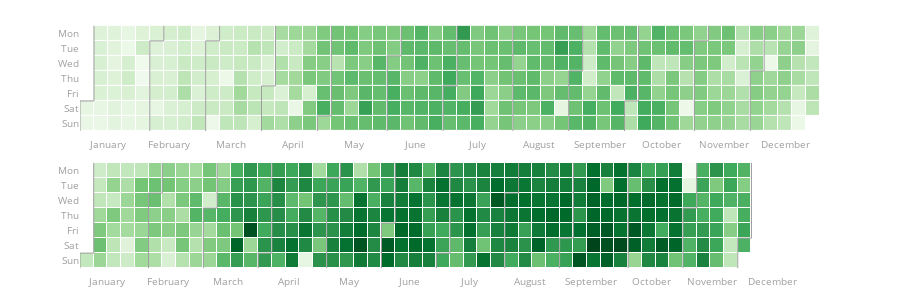

The notebook cell saved with this chart:
### Code cell
# !pip install plotly_calplot
# Heatmap of total number of ride
from plotly_calplot import calplot
# creating the plot
fig = calplot(
         df,
         x='date',
         y='cnt'
)
fig.show()
plt.show()

### Figure 1 — Plotly figure (JSON) as saved in the notebook; plotly's stock layout.template omitted (floating-point values rounded to 4 significant figures; data arrays with more than 128 entries replaced by an {"elided": "..."} marker saying what was removed)
{"data": [{"colorscale": [[0, "rgb(247,252,245)"], [0.125, "rgb(229,245,224)"], [0.25, "rgb(199,233,192)"], [0.375, "rgb(161,217,155)"], [0.5, "rgb(116,196,118)"], [0.625, "rgb(65,171,93)"], [0.75, "rgb(35,139,69)"], [0.875, "rgb(0,109,44)"], [1, "rgb(0,68,27)"]], "customdata": {"elided": "365x2 str values"}, "hovertemplate": "%{customdata[0]} <br>Week=%{x} <br>%{customdata[1]}=%{z}", "name": "2011", "showscale": false, "type": "heatmap", "x": {"elided": "365 int values"}, "xaxis": "x", "xgap": 1, "y": {"elided": "365 int values"}, "yaxis": "y", "ygap": 1, "z": {"elided": "365 int values"}, "zmax": 8714, "zmin": 22}, {"hoverinfo": "skip", "line": {"color": "#9e9e9e", "width": 1}, "mode": "lines", "type": "scatter", "x": [-0.5, -0.5], "xaxis": "x", "y": [4.5, 6.5], "yaxis": "y"}, {"hoverinfo": "skip", "line": {"color": "#9e9e9e", "width": 1}, "mode": "lines", "type": "scatter", "x": [-0.5, 0.5], "xaxis": "x", "y": [4.5, 4.5], "yaxis": "y"}, {"hoverinfo": "skip", "line": {"color": "#9e9e9e", "width": 1}, "mode": "lines", "type": "scatter", "x": [0.5, 0.5], "xaxis": "x", "y": [4.5, -0.5], "yaxis": "y"}, {"hoverinfo": "skip", "line": {"color": "#9e9e9e", "width": 1}, "mode": "lines", "type": "scatter", "x": [4.5, 4.5], "xaxis": "x", "y": [0.5, 6.5], "yaxis": "y"}, {"hoverinfo": "skip", "line": {"color": "#9e9e9e", "width": 1}, "mode": "lines", "type": "scatter", "x": [4.5, 5.5], "xaxis": "x", "y": [0.5, 0.5], "yaxis": "y"}, {"hoverinfo": "skip", "line": {"color": "#9e9e9e", "width": 1}, "mode": "lines", "type": "scatter", "x": [5.5, 5.5], "xaxis": "x", "y": [0.5, -0.5], "yaxis": "y"}, {"hoverinfo": "skip", "line": {"color": "#9e9e9e", "width": 1}, "mode": "lines", "type": "scatter", "x": [8.5, 8.5], "xaxis": "x", "y": [0.5, 6.5], "yaxis": "y"}, {"hoverinfo": "skip", "line": {"color": "#9e9e9e", "width": 1}, "mode": "lines", "type": "scatter", "x": [8.5, 9.5], "xaxis": "x", "y": [0.5, 0.5], "yaxis": "y"}, {"hoverinfo": "skip", "line": {"color": "#9e9e9e", "width": 1}, "mode": "lines", "type": "scatter", "x": [9.5, 9.5], "xaxis": "x", "y": [0.5, -0.5], "yaxis": "y"}, {"hoverinfo": "skip", "line": {"color": "#9e9e9e", "width": 1}, "mode": "lines", "type": "scatter", "x": [12.5, 12.5], "xaxis": "x", "y": [3.5, 6.5], "yaxis": "y"}, {"hoverinfo": "skip", "line": {"color": "#9e9e9e", "width": 1}, "mode": "lines", "type": "scatter", "x": [12.5, 13.5], "xaxis": "x", "y": [3.5, 3.5], "yaxis": "y"}, {"hoverinfo": "skip", "line": {"color": "#9e9e9e", "width": 1}, "mode": "lines", "type": "scatter", "x": [13.5, 13.5], "xaxis": "x", "y": [3.5, -0.5], "yaxis": "y"}, {"hoverinfo": "skip", "line": {"color": "#9e9e9e", "width": 1}, "mode": "lines", "type": "scatter", "x": [16.5, 16.5], "xaxis": "x", "y": [5.5, 6.5], "yaxis": "y"}, {"hoverinfo": "skip", "line": {"color": "#9e9e9e", "width": 1}, "mode": "lines", "type": "scatter", "x": [16.5, 17.5], "xaxis": "x", "y": [5.5, 5.5], "yaxis": "y"}, {"hoverinfo": "skip", "line": {"color": "#9e9e9e", "width": 1}, "mode": "lines", "type": "scatter", "x": [17.5, 17.5], "xaxis": "x", "y": [5.5, -0.5], "yaxis": "y"}, {"hoverinfo": "skip", "line": {"color": "#9e9e9e", "width": 1}, "mode": "lines", "type": "scatter", "x": [21.5, 21.5], "xaxis": "x", "y": [1.5, 6.5], "yaxis": "y"}, {"hoverinfo": "skip", "line": {"color": "#9e9e9e", "width": 1}, "mode": "lines", "type": "scatter", "x": [21.5, 22.5], "xaxis": "x", "y": [1.5, 1.5], "yaxis": "y"}, {"hoverinfo": "skip", "line": {"color": "#9e9e9e", "width": 1}, "mode": "lines", "type": "scatter", "x": [22.5, 22.5], "xaxis": "x", "y": [1.5, -0.5], "yaxis": "y"}, {"hoverinfo": "skip", "line": {"color": "#9e9e9e", "width": 1}, "mode": "lines", "type": "scatter", "x": [25.5, 25.5], "xaxis": "x", "y": [3.5, 6.5], "yaxis": "y"}, {"hoverinfo": "skip", "line": {"color": "#9e9e9e", "width": 1}, "mode": "lines", "type": "scatter", "x": [25.5, 26.5], "xaxis": "x", "y": [3.5, 3.5], "yaxis": "y"}, {"hoverinfo": "skip", "line": {"color": "#9e9e9e", "width": 1}, "mode": "lines", "type": "scatter", "x": [26.5, 26.5], "xaxis": "x", "y": [3.5, -0.5], "yaxis": "y"}, {"hoverinfo": "skip", "line": {"color": "#9e9e9e", "width": 1}, "mode": "lines", "type": "scatter", "x": [30.5, 30.5], "xaxis": "x", "y": [-0.5, 6.5], "yaxis": "y"}, {"hoverinfo": "skip", "line": {"color": "#9e9e9e", "width": 1}, "mode": "lines", "type": "scatter", "x": [34.5, 34.5], "xaxis": "x", "y": [2.5, 6.5], "yaxis": "y"}, {"hoverinfo": "skip", "line": {"color": "#9e9e9e", "width": 1}, "mode": "lines", "type": "scatter", "x": [34.5, 35.5], "xaxis": "x", "y": [2.5, 2.5], "yaxis": "y"}, {"hoverinfo": "skip", "line": {"color": "#9e9e9e", "width": 1}, "mode": "lines", "type": "scatter", "x": [35.5, 35.5], "xaxis": "x", "y": [2.5, -0.5], "yaxis": "y"}, {"hoverinfo": "skip", "line": {"color": "#9e9e9e", "width": 1}, "mode": "lines", "type": "scatter", "x": [38.5, 38.5], "xaxis": "x", "y": [4.5, 6.5], "yaxis": "y"}, {"hoverinfo": "skip", "line": {"color": "#9e9e9e", "width": 1}, "mode": "lines", "type": "scatter", "x": [38.5, 39.5], "xaxis": "x", "y": [4.5, 4.5], "yaxis": "y"}, {"hoverinfo": "skip", "line": {"color": "#9e9e9e", "width": 1}, "mode": "lines", "type": "scatter", "x": [39.5, 39.5], "xaxis": "x", "y": [4.5, -0.5], "yaxis": "y"}, {"hoverinfo": "skip", "line": {"color": "#9e9e9e", "width": 1}, "mode": "lines", "type": "scatter", "x": [43.5, 43.5], "xaxis": "x", "y": [0.5, 6.5], "yaxis": "y"}, {"hoverinfo": "skip", "line": {"color": "#9e9e9e", "width": 1}, "mode": "lines", "type": "scatter", "x": [43.5, 44.5], "xaxis": "x", "y": [0.5, 0.5], "yaxis": "y"}, {"hoverinfo": "skip", "line": {"color": "#9e9e9e", "width": 1}, "mode": "lines", "type": "scatter", "x": [44.5, 44.5], "xaxis": "x", "y": [0.5, -0.5], "yaxis": "y"}, {"hoverinfo": "skip", "line": {"color": "#9e9e9e", "width": 1}, "mode": "lines", "type": "scatter", "x": [47.5, 47.5], "xaxis": "x", "y": [2.5, 6.5], "yaxis": "y"}, {"hoverinfo": "skip", "line": {"color": "#9e9e9e", "width": 1}, "mode": "lines", "type": "scatter", "x": [47.5, 48.5], "xaxis": "x", "y": [2.5, 2.5], "yaxis": "y"}, {"hoverinfo": "skip", "line": {"color": "#9e9e9e", "width": 1}, "mode": "lines", "type": "scatter", "x": [48.5, 48.5], "xaxis": "x", "y": [2.5, -0.5], "yaxis": "y"}, {"colorscale": [[0, "rgb(247,252,245)"], [0.125, "rgb(229,245,224)"], [0.25, "rgb(199,233,192)"], [0.375, "rgb(161,217,155)"], [0.5, "rgb(116,196,118)"], [0.625, "rgb(65,171,93)"], [0.75, "rgb(35,139,69)"], [0.875, "rgb(0,109,44)"], [1, "rgb(0,68,27)"]], "customdata": {"elided": "366x2 str values"}, "hovertemplate": "%{customdata[0]} <br>Week=%{x} <br>%{customdata[1]}=%{z}", "name": "2012", "showscale": false, "type": "heatmap", "x": {"elided": "366 int values"}, "xaxis": "x2", "xgap": 1, "y": {"elided": "366 int values"}, "yaxis": "y2", "ygap": 1, "z": {"elided": "366 int values"}, "zmax": 8714, "zmin": 22}, {"hoverinfo": "skip", "line": {"color": "#9e9e9e", "width": 1}, "mode": "lines", "type": "scatter", "x": [-0.5, -0.5], "xaxis": "x2", "y": [5.5, 6.5], "yaxis": "y2"}, {"hoverinfo": "skip", "line": {"color": "#9e9e9e", "width": 1}, "mode": "lines", "type": "scatter", "x": [-0.5, 0.5], "xaxis": "x2", "y": [5.5, 5.5], "yaxis": "y2"}, {"hoverinfo": "skip", "line": {"color": "#9e9e9e", "width": 1}, "mode": "lines", "type": "scatter", "x": [0.5, 0.5], "xaxis": "x2", "y": [5.5, -0.5], "yaxis": "y2"}, {"hoverinfo": "skip", "line": {"color": "#9e9e9e", "width": 1}, "mode": "lines", "type": "scatter", "x": [4.5, 4.5], "xaxis": "x2", "y": [1.5, 6.5], "yaxis": "y2"}, {"hoverinfo": "skip", "line": {"color": "#9e9e9e", "width": 1}, "mode": "lines", "type": "scatter", "x": [4.5, 5.5], "xaxis": "x2", "y": [1.5, 1.5], "yaxis": "y2"}, {"hoverinfo": "skip", "line": {"color": "#9e9e9e", "width": 1}, "mode": "lines", "type": "scatter", "x": [5.5, 5.5], "xaxis": "x2", "y": [1.5, -0.5], "yaxis": "y2"}, {"hoverinfo": "skip", "line": {"color": "#9e9e9e", "width": 1}, "mode": "lines", "type": "scatter", "x": [8.5, 8.5], "xaxis": "x2", "y": [2.5, 6.5], "yaxis": "y2"}, {"hoverinfo": "skip", "line": {"color": "#9e9e9e", "width": 1}, "mode": "lines", "type": "scatter", "x": [8.5, 9.5], "xaxis": "x2", "y": [2.5, 2.5], "yaxis": "y2"}, {"hoverinfo": "skip", "line": {"color": "#9e9e9e", "width": 1}, "mode": "lines", "type": "scatter", "x": [9.5, 9.5], "xaxis": "x2", "y": [2.5, -0.5], "yaxis": "y2"}, {"hoverinfo": "skip", "line": {"color": "#9e9e9e", "width": 1}, "mode": "lines", "type": "scatter", "x": [12.5, 12.5], "xaxis": "x2", "y": [5.5, 6.5], "yaxis": "y2"}, {"hoverinfo": "skip", "line": {"color": "#9e9e9e", "width": 1}, "mode": "lines", "type": "scatter", "x": [12.5, 13.5], "xaxis": "x2", "y": [5.5, 5.5], "yaxis": "y2"}, {"hoverinfo": "skip", "line": {"color": "#9e9e9e", "width": 1}, "mode": "lines", "type": "scatter", "x": [13.5, 13.5], "xaxis": "x2", "y": [5.5, -0.5], "yaxis": "y2"}, {"hoverinfo": "skip", "line": {"color": "#9e9e9e", "width": 1}, "mode": "lines", "type": "scatter", "x": [17.5, 17.5], "xaxis": "x2", "y": [0.5, 6.5], "yaxis": "y2"}, {"hoverinfo": "skip", "line": {"color": "#9e9e9e", "width": 1}, "mode": "lines", "type": "scatter", "x": [17.5, 18.5], "xaxis": "x2", "y": [0.5, 0.5], "yaxis": "y2"}, {"hoverinfo": "skip", "line": {"color": "#9e9e9e", "width": 1}, "mode": "lines", "type": "scatter", "x": [18.5, 18.5], "xaxis": "x2", "y": [0.5, -0.5], "yaxis": "y2"}, {"hoverinfo": "skip", "line": {"color": "#9e9e9e", "width": 1}, "mode": "lines", "type": "scatter", "x": [21.5, 21.5], "xaxis": "x2", "y": [3.5, 6.5], "yaxis": "y2"}, {"hoverinfo": "skip", "line": {"color": "#9e9e9e", "width": 1}, "mode": "lines", "type": "scatter", "x": [21.5, 22.5], "xaxis": "x2", "y": [3.5, 3.5], "yaxis": "y2"}, {"hoverinfo": "skip", "line": {"color": "#9e9e9e", "width": 1}, "mode": "lines", "type": "scatter", "x": [22.5, 22.5], "xaxis": "x2", "y": [3.5, -0.5], "yaxis": "y2"}, {"hoverinfo": "skip", "line": {"color": "#9e9e9e", "width": 1}, "mode": "lines", "type": "scatter", "x": [25.5, 25.5], "xaxis": "x2", "y": [5.5, 6.5], "yaxis": "y2"}, {"hoverinfo": "skip", "line": {"color": "#9e9e9e", "width": 1}, "mode": "lines", "type": "scatter", "x": [25.5, 26.5], "xaxis": "x2", "y": [5.5, 5.5], "yaxis": "y2"}, {"hoverinfo": "skip", "line": {"color": "#9e9e9e", "width": 1}, "mode": "lines", "type": "scatter", "x": [26.5, 26.5], "xaxis": "x2", "y": [5.5, -0.5], "yaxis": "y2"}, {"hoverinfo": "skip", "line": {"color": "#9e9e9e", "width": 1}, "mode": "lines", "type": "scatter", "x": [30.5, 30.5], "xaxis": "x2", "y": [1.5, 6.5], "yaxis": "y2"}, {"hoverinfo": "skip", "line": {"color": "#9e9e9e", "width": 1}, "mode": "lines", "type": "scatter", "x": [30.5, 31.5], "xaxis": "x2", "y": [1.5, 1.5], "yaxis": "y2"}, {"hoverinfo": "skip", "line": {"color": "#9e9e9e", "width": 1}, "mode": "lines", "type": "scatter", "x": [31.5, 31.5], "xaxis": "x2", "y": [1.5, -0.5], "yaxis": "y2"}, {"hoverinfo": "skip", "line": {"color": "#9e9e9e", "width": 1}, "mode": "lines", "type": "scatter", "x": [34.5, 34.5], "xaxis": "x2", "y": [4.5, 6.5], "yaxis": "y2"}, {"hoverinfo": "skip", "line": {"color": "#9e9e9e", "width": 1}, "mode": "lines", "type": "scatter", "x": [34.5, 35.5], "xaxis": "x2", "y": [4.5, 4.5], "yaxis": "y2"}, {"hoverinfo": "skip", "line": {"color": "#9e9e9e", "width": 1}, "mode": "lines", "type": "scatter", "x": [35.5, 35.5], "xaxis": "x2", "y": [4.5, -0.5], "yaxis": "y2"}, {"hoverinfo": "skip", "line": {"color": "#9e9e9e", "width": 1}, "mode": "lines", "type": "scatter", "x": [39.5, 39.5], "xaxis": "x2", "y": [-0.5, 6.5], "yaxis": "y2"}, {"hoverinfo": "skip", "line": {"color": "#9e9e9e", "width": 1}, "mode": "lines", "type": "scatter", "x": [43.5, 43.5], "xaxis": "x2", "y": [2.5, 6.5], "yaxis": "y2"}, {"hoverinfo": "skip", "line": {"color": "#9e9e9e", "width": 1}, "mode": "lines", "type": "scatter", "x": [43.5, 44.5], "xaxis": "x2", "y": [2.5, 2.5], "yaxis": "y2"}, {"hoverinfo": "skip", "line": {"color": "#9e9e9e", "width": 1}, "mode": "lines", "type": "scatter", "x": [44.5, 44.5], "xaxis": "x2", "y": [2.5, -0.5], "yaxis": "y2"}, {"hoverinfo": "skip", "line": {"color": "#9e9e9e", "width": 1}, "mode": "lines", "type": "scatter", "x": [47.5, 47.5], "xaxis": "x2", "y": [4.5, 6.5], "yaxis": "y2"}, {"hoverinfo": "skip", "line": {"color": "#9e9e9e", "width": 1}, "mode": "lines", "type": "scatter", "x": [47.5, 48.5], "xaxis": "x2", "y": [4.5, 4.5], "yaxis": "y2"}, {"hoverinfo": "skip", "line": {"color": "#9e9e9e", "width": 1}, "mode": "lines", "type": "scatter", "x": [48.5, 48.5], "xaxis": "x2", "y": [4.5, -0.5], "yaxis": "y2"}], "layout": {"font": {"color": "#9e9e9e", "size": 10}, "height": 300, "margin": {"b": 20, "t": 20}, "plot_bgcolor": "#fff", "showlegend": false, "title": {"text": ""}, "xaxis": {"anchor": "y", "autorange": true, "domain": [0, 1], "range": [-0.5, 52.5], "showgrid": false, "showline": false, "tickmode": "array", "ticktext": ["January", "February", "March", "April", "May", "June", "July", "August", "September", "October", "November", "December"], "tickvals": [1.5, 5.909, 10.32, 14.73, 19.14, 23.55, 27.95, 32.36, 36.77, 41.18, 45.59, 50], "type": "linear", "zeroline": false}, "xaxis2": {"anchor": "y2", "autorange": true, "domain": [0, 1], "range": [-0.5, 53.5], "showgrid": false, "showline": false, "tickmode": "array", "ticktext": ["January", "February", "March", "April", "May", "June", "July", "August", "September", "October", "November", "December"], "tickvals": [1.5, 5.909, 10.32, 14.73, 19.14, 23.55, 27.95, 32.36, 36.77, 41.18, 45.59, 50], "type": "linear", "zeroline": false}, "yaxis": {"anchor": "x", "autorange": true, "domain": [0.54, 1], "range": [6.889, -0.8889], "showgrid": false, "showline": false, "tickmode": "array", "ticktext": ["Mon", "Tue", "Wed", "Thu", "Fri", "Sat", "Sun"], "tickvals": [0, 1, 2, 3, 4, 5, 6], "type": "linear", "zeroline": false}, "yaxis2": {"anchor": "x2", "autorange": true, "domain": [0, 0.46], "range": [6.889, -0.8889], "showgrid": false, "showline": false, "tickmode": "array", "ticktext": ["Mon", "Tue", "Wed", "Thu", "Fri", "Sat", "Sun"], "tickvals": [0, 1, 2, 3, 4, 5, 6], "type": "linear", "zeroline": false}}}
